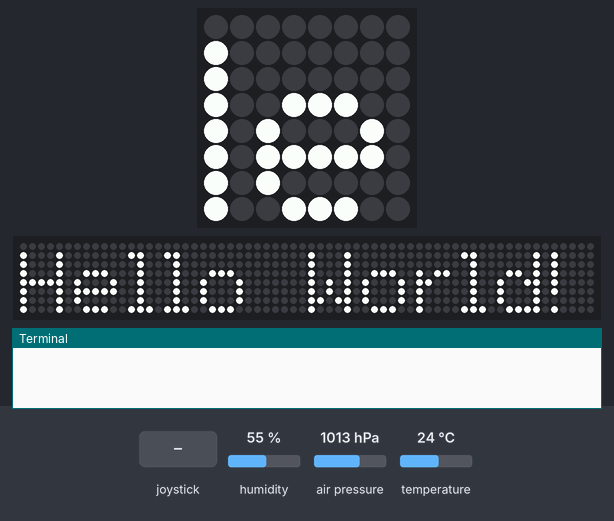
The program below on a simulated Raspberry Pi (BCM pin numbers) with a Sense HAT. On the bench: the Sense HAT's 8×8 RGB LED matrix, a strip that is not on the board, showing the scrolling text unrolled, the last lines printed to the terminal. The inputs (shaded band) are chosen by the test bench; at power-on: humidity 55 %, air pressure 1013 hPa, temperature 24 °C. Dim RGB values are drawn brighter than linear; random numbers come from a fixed seed; the 64×8 strip is a reading aid, not a part: it shows the text the matrix is scrolling, unrolled, one strip-width of it at a time; threads take turns every 2 ms.

Above: at 1.27 s.
1.3 s: joystick pushed up
3.1 s: joystick pushed down
At 7.12 s:
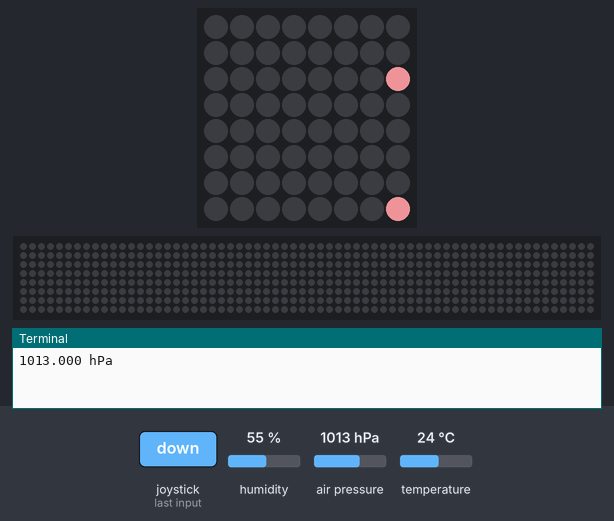
8.6 s: joystick clicked
At 14.97 s:
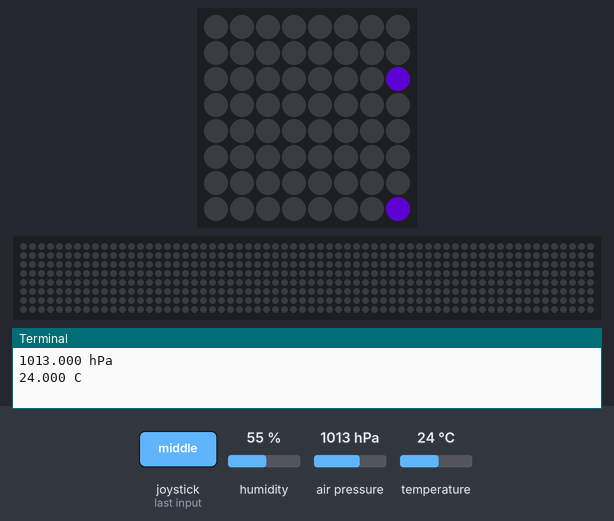
16.5 s: joystick pushed up
At 20.81 s:
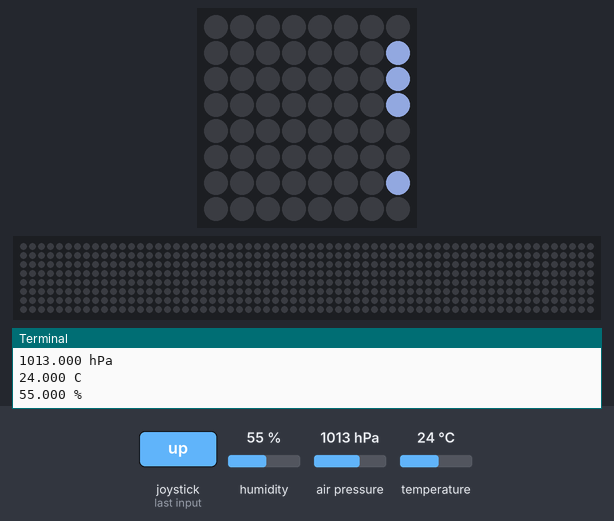
22.4 s: joystick pushed up
At 26.65 s:
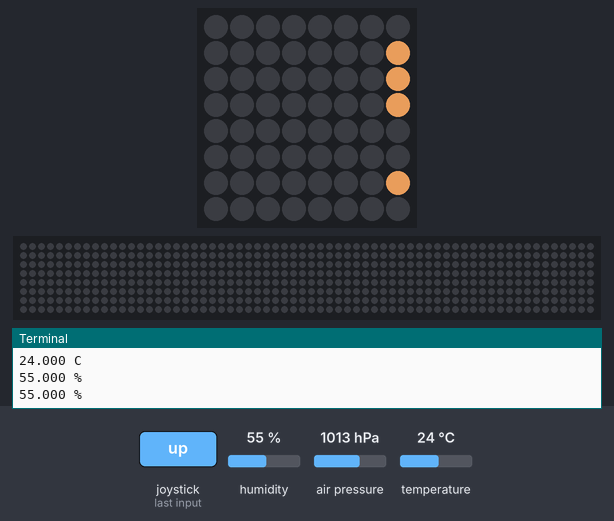
28.3 s: joystick pushed down
At 32.49 s:
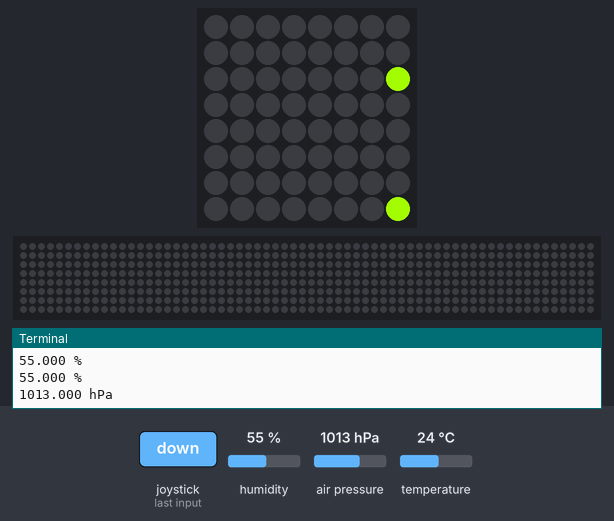

The program:

main.py
```python
import threading
from random import randint
from time import sleep

from sense_hat import SenseHat

sense = SenseHat(7)

FUNCTION = None
UNIT = ''
COLOUR = [255, 255, 255]


def get_input(sense):
    global COLOUR, FUNCTION, UNIT

    while True:
        event = sense.stick.wait_for_event()

        if (event.action in ['pressed', 'held']):
            if (event.direction == 'up'):
                FUNCTION = sense.get_humidity
                UNIT = '%'
            elif (event.direction == 'down'):
                FUNCTION = sense.get_pressure
                UNIT = 'hPa'
            elif (event.direction == 'left'):
                FUNCTION = sense.get_accelerometer
                UNIT = 'm/s^2'
            elif (event.direction == 'right'):
                FUNCTION = sense.get_gyroscope
                UNIT = 'rad/sec'
            else:
                FUNCTION = sense.get_temperature_from_humidity
                UNIT = 'C'

        COLOUR = [randint(10, 254), randint(10, 254), randint(10, 254)]


thread = threading.Thread(target=get_input, args=(sense,))
thread.start()

while True:

    if not FUNCTION:
        sense.show_message('Hello World!', text_colour=COLOUR)
        continue

    data = FUNCTION()

    if (type(data) is map):
        x, y, z = data
        info = f'{x:0.3f}, {y:0.3f}, {z:0.3f} {UNIT}'
    else:
        info = f'{data:.3f} {UNIT}'

    print(info)
    sense.show_message(info, text_colour=COLOUR)

    sleep(0.5)
```
